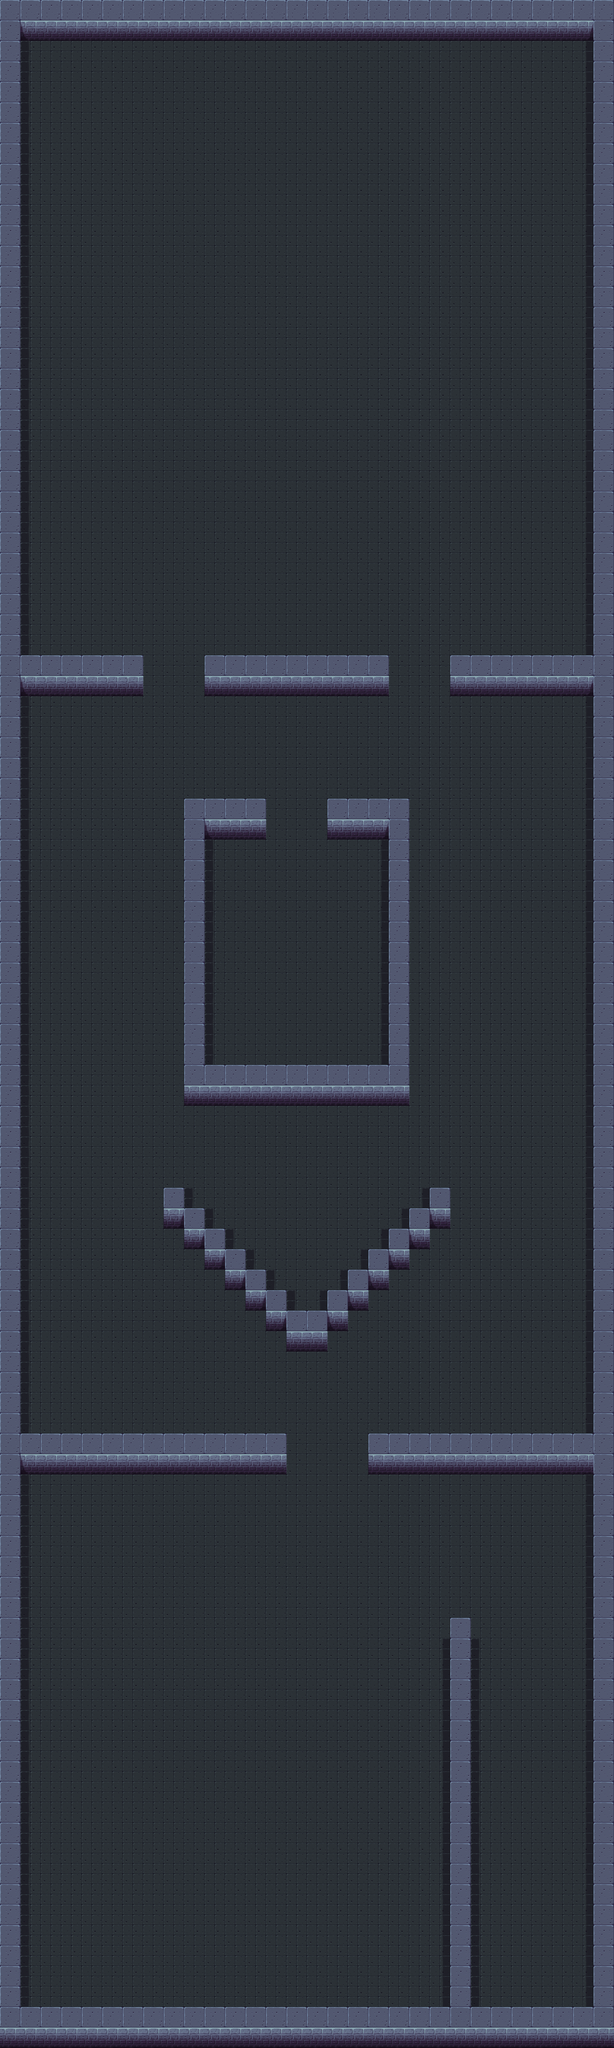

This game map was drawn from its Tiled (.tmx) file and the tilesets committed beside it. A one-line description and the trimmed map source follow:
An orthogonal 30x100 tile map with 64x64 px tiles, 1 tile layer (Tiles) and 28 objects.

<map version="1.0" orientation="orthogonal" renderorder="right-down" width="30" height="100" tilewidth="64" tileheight="64" nextobjectid="36">
 <tileset firstgid="1" name="AndyTile" tilewidth="64" tileheight="64" tilecount="256" columns="16">
  <image source="../Assets/Tiles01.png" width="1024" height="1024" />
 </tileset>
 <layer name="Tiles" width="30" height="100">
  <data>[3000 cells, 3000 non-empty, 7 distinct tile ids]</data>
 </layer>
 <objectgroup name="Colliders">
  <object id="2" x="0" y="0" width="1920" height="64" />
  <object id="6" x="64" y="2048" width="384" height="64" />
  <object id="7" x="640" y="2048" width="576" height="64" />
  <object id="8" x="1408" y="2048" width="448" height="64" />
  <object id="9" x="1024" y="2496" width="256" height="64" />
  <object id="10" x="576" y="2496" width="256" height="64" />
  <object id="12" x="576" y="2560" width="64" height="832" />
  <object id="13" x="1216" y="2560" width="64" height="832" />
  <object id="14" x="640" y="3328" width="576" height="64" />
  <object id="15" x="1344" y="3712" width="64" height="64" />
  <object id="16" x="1280" y="3776" width="64" height="64" />
  <object id="17" x="1216" y="3840" width="64" height="64" />
  <object id="18" x="1152" y="3904" width="64" height="64" />
  <object id="19" x="1088" y="3968" width="64" height="64" />
  <object id="20" x="1024" y="4032" width="64" height="64" />
  <object id="21" x="896" y="4096" width="128" height="64" />
  <object id="22" x="512" y="3712" width="64" height="64" />
  <object id="23" x="576" y="3776" width="64" height="64" />
  <object id="24" x="640" y="3840" width="64" height="64" />
  <object id="25" x="704" y="3904" width="64" height="64" />
  <object id="26" x="768" y="3968" width="64" height="64" />
  <object id="27" x="832" y="4032" width="64" height="64" />
  <object id="28" x="64" y="4480" width="832" height="64" />
  <object id="29" x="1152" y="4480" width="704" height="64" />
  <object id="32" x="0" y="6272" width="1920" height="128" />
  <object id="33" x="1408" y="5056" width="64" height="1216" />
  <object id="34" x="1856" y="64" width="64" height="6208" />
  <object id="35" x="0" y="64" width="64" height="6208" />
 </objectgroup>
</map>